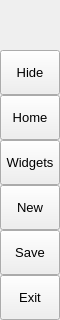
        <widget class="QFrame" name="leftMenuBg">
         <property name="minimumSize">
          <size>
           <width>60</width>
           <height>0</height>
          </size>
         </property>
         <property name="maximumSize">
          <size>
           <width>60</width>
           <height>16777215</height>
          </size>
         </property>
         <property name="frameShape">
          <enum>QFrame::NoFrame</enum>
         </property>
         <property name="frameShadow">
          <enum>QFrame::Raised</enum>
         </property>
         <layout class="QVBoxLayout" name="verticalLayout_3">
          <property name="spacing">
           <number>0</number>
          </property>
          <property name="leftMargin">
           <number>0</number>
          </property>
          <property name="topMargin">
           <number>0</number>
          </property>
          <property name="rightMargin">
           <number>0</number>
          </property>
          <property name="bottomMargin">
           <number>0</number>
          </property>
          <item>
           <widget class="QFrame" name="topLogoInfo">
            <property name="minimumSize">
             <size>
              <width>0</width>
              <height>50</height>
             </size>
            </property>
            <property name="maximumSize">
             <size>
              <width>16777215</width>
              <height>50</height>
             </size>
            </property>
            <property name="frameShape">
             <enum>QFrame::NoFrame</enum>
            </property>
            <property name="frameShadow">
             <enum>QFrame::Raised</enum>
            </property>
            <widget class="QFrame" name="topLogo">
             <property name="enabled">
              <bool>true</bool>
             </property>
             <property name="geometry">
              <rect>
               <x>10</x>
               <y>5</y>
               <width>42</width>
               <height>42</height>
              </rect>
             </property>
             <property name="minimumSize">
              <size>
               <width>42</width>
               <height>42</height>
              </size>
             </property>
             <property name="maximumSize">
              <size>
               <width>42</width>
               <height>42</height>
              </size>
             </property>
             <property name="font">
              <font>
               <family>Segoe UI</family>
               <pointsize>10</pointsize>
               <italic>false</italic>
               <bold>false</bold>
               <strikeout>true</strikeout>
              </font>
             </property>
             <property name="styleSheet">
              <string notr="true">background-image: url(:/images/images/images/Cardiovascular.png);
background-position: center;
background-repeat: no-repeat;
</string>
             </property>
             <property name="frameShape">
              <enum>QFrame::NoFrame</enum>
             </property>
             <property name="frameShadow">
              <enum>QFrame::Plain</enum>
             </property>
             <property name="lineWidth">
              <number>1</number>
             </property>
            </widget>
            <widget class="QLabel" name="titleLeftApp">
             <property name="geometry">
              <rect>
               <x>70</x>
               <y>8</y>
               <width>160</width>
               <height>20</height>
              </rect>
             </property>
             <property name="font">
              <font>
               <family>Segoe UI Semibold</family>
               <pointsize>12</pointsize>
               <italic>false</italic>
               <bold>false</bold>
              </font>
             </property>
             <property name="text">
              <string>Cardiovascular 3D</string>
             </property>
             <property name="alignment">
              <set>Qt::AlignLeading|Qt::AlignLeft|Qt::AlignTop</set>
             </property>
            </widget>
            <widget class="QLabel" name="titleLeftDescription">
             <property name="geometry">
              <rect>
               <x>70</x>
               <y>27</y>
               <width>160</width>
               <height>16</height>
              </rect>
             </property>
             <property name="maximumSize">
              <size>
               <width>16777215</width>
               <height>16</height>
              </size>
             </property>
             <property name="font">
              <font>
               <family>Segoe UI</family>
               <pointsize>8</pointsize>
               <italic>false</italic>
               <bold>false</bold>
              </font>
             </property>
             <property name="text">
              <string>View/Segment/Rebuild</string>
             </property>
             <property name="alignment">
              <set>Qt::AlignLeading|Qt::AlignLeft|Qt::AlignTop</set>
             </property>
            </widget>
           </widget>
          </item>
          <item>
           <widget class="QFrame" name="leftMenuFrame">
            <property name="frameShape">
             <enum>QFrame::NoFrame</enum>
            </property>
            <property name="frameShadow">
             <enum>QFrame::Raised</enum>
            </property>
            <layout class="QVBoxLayout" name="verticalMenuLayout">
             <property name="spacing">
              <number>0</number>
             </property>
             <property name="leftMargin">
              <number>0</number>
             </property>
             <property name="topMargin">
              <number>0</number>
             </property>
             <property name="rightMargin">
              <number>0</number>
             </property>
             <property name="bottomMargin">
              <number>0</number>
             </property>
             <item>
              <widget class="QFrame" name="toggleBox">
               <property name="maximumSize">
                <size>
                 <width>16777215</width>
                 <height>45</height>
                </size>
               </property>
               <property name="frameShape">
                <enum>QFrame::NoFrame</enum>
               </property>
               <property name="frameShadow">
                <enum>QFrame::Raised</enum>
               </property>
               <layout class="QVBoxLayout" name="verticalLayout_4">
                <property name="spacing">
                 <number>0</number>
                </property>
                <property name="leftMargin">
                 <number>0</number>
                </property>
                <property name="topMargin">
                 <number>0</number>
                </property>
                <property name="rightMargin">
                 <number>0</number>
                </property>
                <property name="bottomMargin">
                 <number>0</number>
                </property>
                <item>
                 <widget class="QPushButton" name="toggleButton">
                  <property name="enabled">
                   <bool>true</bool>
                  </property>
                  <property name="sizePolicy">
                   <sizepolicy hsizetype="Expanding" vsizetype="Fixed">
                    <horstretch>0</horstretch>
                    <verstretch>0</verstretch>
                   </sizepolicy>
                  </property>
                  <property name="minimumSize">
                   <size>
                    <width>0</width>
                    <height>45</height>
                   </size>
                  </property>
                  <property name="font">
                   <font>
                    <family>Segoe UI</family>
                    <pointsize>10</pointsize>
                    <italic>false</italic>
                    <bold>false</bold>
                   </font>
                  </property>
                  <property name="cursor">
                   <cursorShape>PointingHandCursor</cursorShape>
                  </property>
                  <property name="layoutDirection">
                   <enum>Qt::LeftToRight</enum>
                  </property>
                  <property name="styleSheet">
                   <string notr="true">background-image: url(:/icons/images/icons/icon_menu.png);</string>
                  </property>
                  <property name="text">
                   <string>Hide</string>
                  </property>
                  <property name="autoDefault">
                   <bool>false</bool>
                  </property>
                  <property name="default">
                   <bool>false</bool>
                  </property>
                 </widget>
                </item>
               </layout>
              </widget>
             </item>
             <item alignment="Qt::AlignTop">
              <widget class="QFrame" name="topMenu">
               <property name="frameShape">
                <enum>QFrame::NoFrame</enum>
               </property>
               <property name="frameShadow">
                <enum>QFrame::Raised</enum>
               </property>
               <layout class="QVBoxLayout" name="verticalLayout_8">
                <property name="spacing">
                 <number>0</number>
                </property>
                <property name="leftMargin">
                 <number>0</number>
                </property>
                <property name="topMargin">
                 <number>0</number>
                </property>
                <property name="rightMargin">
                 <number>0</number>
                </property>
                <property name="bottomMargin">
                 <number>0</number>
                </property>
                <item>
                 <widget class="QPushButton" name="btn_home">
                  <property name="sizePolicy">
                   <sizepolicy hsizetype="Expanding" vsizetype="Fixed">
                    <horstretch>0</horstretch>
                    <verstretch>0</verstretch>
                   </sizepolicy>
                  </property>
                  <property name="minimumSize">
                   <size>
                    <width>0</width>
                    <height>45</height>
                   </size>
                  </property>
                  <property name="font">
                   <font>
                    <family>Segoe UI</family>
                    <pointsize>10</pointsize>
                    <italic>false</italic>
                    <bold>false</bold>
                   </font>
                  </property>
                  <property name="cursor">
                   <cursorShape>PointingHandCursor</cursorShape>
                  </property>
                  <property name="layoutDirection">
                   <enum>Qt::LeftToRight</enum>
                  </property>
                  <property name="styleSheet">
                   <string notr="true">background-image: url(:/icons/images/icons/cil-home.png);</string>
                  </property>
                  <property name="text">
                   <string>Home</string>
                  </property>
                  <property name="iconSize">
                   <size>
                    <width>16</width>
                    <height>16</height>
                   </size>
                  </property>
                 </widget>
                </item>
                <item>
                 <widget class="QPushButton" name="btn_widgets">
                  <property name="sizePolicy">
                   <sizepolicy hsizetype="Expanding" vsizetype="Fixed">
                    <horstretch>0</horstretch>
                    <verstretch>0</verstretch>
                   </sizepolicy>
                  </property>
                  <property name="minimumSize">
                   <size>
                    <width>0</width>
                    <height>45</height>
                   </size>
                  </property>
                  <property name="font">
                   <font>
                    <family>Segoe UI</family>
                    <pointsize>10</pointsize>
                    <italic>false</italic>
                    <bold>false</bold>
                   </font>
                  </property>
                  <property name="cursor">
                   <cursorShape>PointingHandCursor</cursorShape>
                  </property>
                  <property name="layoutDirection">
                   <enum>Qt::LeftToRight</enum>
                  </property>
                  <property name="styleSheet">
                   <string notr="true">background-image: url(:/icons/images/icons/cil-gamepad.png);</string>
                  </property>
                  <property name="text">
                   <string>Widgets</string>
                  </property>
                 </widget>
                </item>
                <item>
                 <widget class="QPushButton" name="btn_new">
                  <property name="sizePolicy">
                   <sizepolicy hsizetype="Expanding" vsizetype="Fixed">
                    <horstretch>0</horstretch>
                    <verstretch>0</verstretch>
                   </sizepolicy>
                  </property>
                  <property name="minimumSize">
                   <size>
                    <width>0</width>
                    <height>45</height>
                   </size>
                  </property>
                  <property name="font">
                   <font>
                    <family>Segoe UI</family>
                    <pointsize>10</pointsize>
                    <italic>false</italic>
                    <bold>false</bold>
                   </font>
                  </property>
                  <property name="cursor">
                   <cursorShape>PointingHandCursor</cursorShape>
                  </property>
                  <property name="layoutDirection">
                   <enum>Qt::LeftToRight</enum>
                  </property>
                  <property name="styleSheet">
                   <string notr="true">background-image: url(:/icons/images/icons/cil-file.png);</string>
                  </property>
                  <property name="text">
                   <string>New</string>
                  </property>
                 </widget>
                </item>
                <item>
                 <widget class="QPushButton" name="btn_save">
                  <property name="sizePolicy">
                   <sizepolicy hsizetype="Expanding" vsizetype="Fixed">
                    <horstretch>0</horstretch>
                    <verstretch>0</verstretch>
                   </sizepolicy>
                  </property>
                  <property name="minimumSize">
                   <size>
                    <width>0</width>
                    <height>45</height>
                   </size>
                  </property>
                  <property name="font">
                   <font>
                    <family>Segoe UI</family>
                    <pointsize>10</pointsize>
                    <italic>false</italic>
                    <bold>false</bold>
                   </font>
                  </property>
                  <property name="cursor">
                   <cursorShape>PointingHandCursor</cursorShape>
                  </property>
                  <property name="layoutDirection">
                   <enum>Qt::LeftToRight</enum>
                  </property>
                  <property name="styleSheet">
                   <string notr="true">background-image: url(:/icons/images/icons/cil-save.png)</string>
                  </property>
                  <property name="text">
                   <string>Save</string>
                  </property>
                 </widget>
                </item>
                <item>
                 <widget class="QPushButton" name="btn_exit">
                  <property name="sizePolicy">
                   <sizepolicy hsizetype="Expanding" vsizetype="Fixed">
                    <horstretch>0</horstretch>
                    <verstretch>0</verstretch>
                   </sizepolicy>
                  </property>
                  <property name="minimumSize">
                   <size>
                    <width>0</width>
                    <height>45</height>
                   </size>
                  </property>
                  <property name="font">
                   <font>
                    <family>Segoe UI</family>
                    <pointsize>10</pointsize>
                    <italic>false</italic>
                    <bold>false</bold>
                   </font>
                  </property>
                  <property name="cursor">
                   <cursorShape>PointingHandCursor</cursorShape>
                  </property>
                  <property name="layoutDirection">
                   <enum>Qt::LeftToRight</enum>
                  </property>
                  <property name="styleSheet">
                   <string notr="true">background-image: url(:/icons/images/icons/cil-x.png);</string>
                  </property>
                  <property name="text">
                   <string>Exit</string>
                  </property>
                 </widget>
                </item>
               </layout>
              </widget>
             </item>
            </layout>
           </widget>
          </item>
         </layout>
        </widget>
